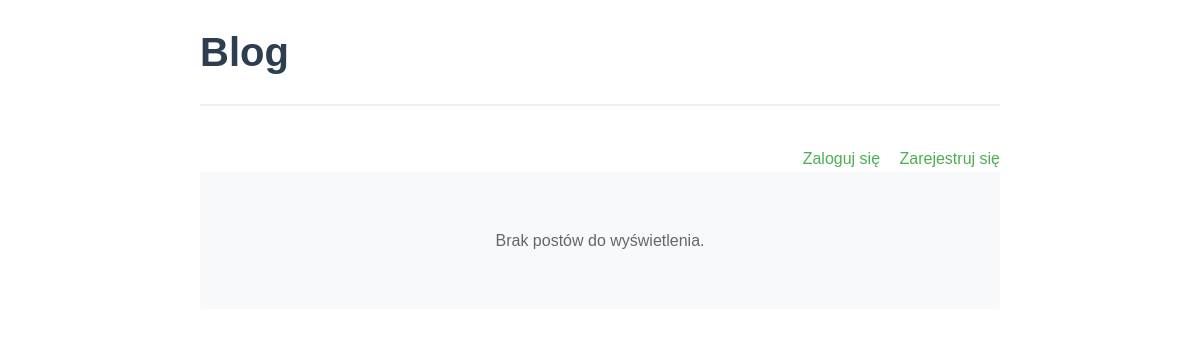
Before: / with the older database file.
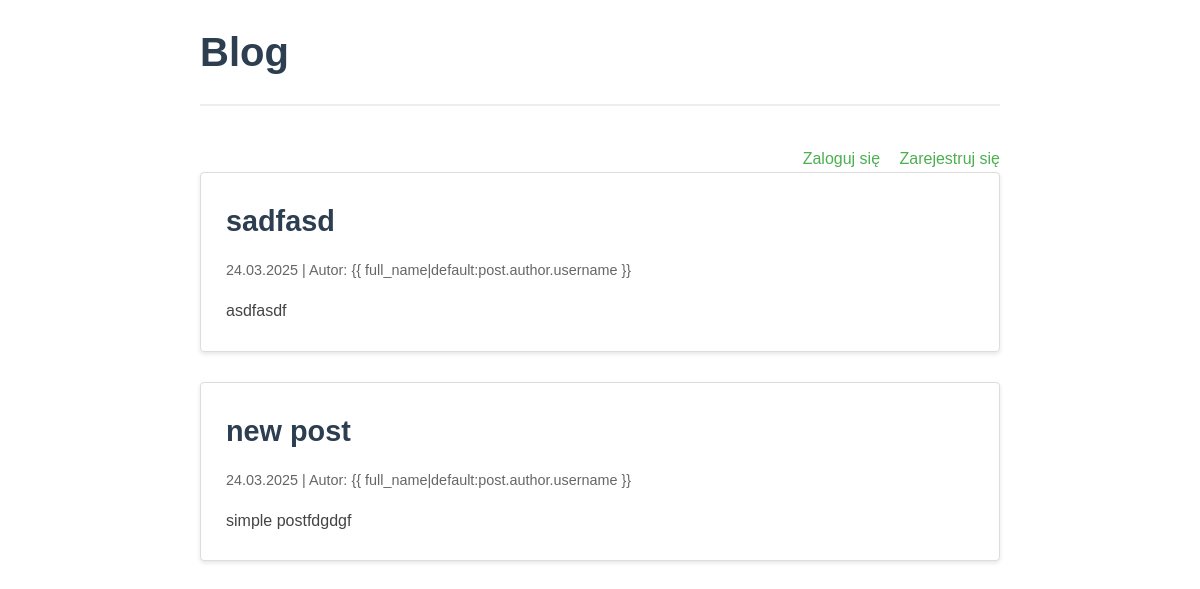
After: the same page with the newer database file.
### blog/models.py (models this page shows, shortened)
class Post(models.Model):
    title = models.CharField(max_length=200, verbose_name='Tytuł')
    slug = models.SlugField(max_length=200, unique=True, blank=True, verbose_name='Slug')
    content = models.TextField(verbose_name='Treść')
    author = models.ForeignKey(User, on_delete=models.CASCADE, verbose_name='Autor')
    created_at = models.DateTimeField(auto_now_add=True, verbose_name='Data utworzenia')
    updated_at = models.DateTimeField(auto_now=True, verbose_name='Data aktualizacji')
    published = models.BooleanField(default=False, verbose_name='Opublikowany')
    image = models.ImageField(upload_to='blog_images/', null=True, blank=True, verbose_name='Obraz')
    class Meta:
        ordering = ['-created_at']
        verbose_name = 'Post'
        verbose_name_plural = 'Posty'

### blog/views.py (the view)
# urls.py: path('', views.post_list, name='post_list'),
def post_list(request):
    posts = Post.objects.filter(published=True).order_by('-created_at')
    return render(request, 'blog/post_list.html', {'posts': posts})

### blog/templates/blog/post_list.html (shortened to what this page needs)
<!DOCTYPE html>
<html lang="pl">
  <head>
  </head>
  <body>
    <header>
      <h1>Blog</h1>
    </header>
    <main>
      {% if user.is_authenticated %}
      <div class="user-actions">
        <a href="{% url 'blog:post_new' %}" class="new-post-button">
          Dodaj nowy post
        </a>
        <a href="{% url 'users:dashboard' %}">Panel użytkownika</a>
        <a href="{% url 'users:logout' %}">Wyloguj się</a>
      </div>
      {% else %}
      <div class="user-actions">
        <a href="{% url 'users:login' %}">Zaloguj się</a>
        <a href="{% url 'users:register' %}">Zarejestruj się</a>
      </div>
      {% endif %} {% if posts %}
      <div class="posts">
        {% for post in posts %}
        <article class="post">
          <h2>
            <a href="{% url 'blog:post_detail' slug=post.slug %}">
              {{ post.title }}
            </a>
          </h2>
          <div class="post-meta">
            <time datetime="{{ post.created_at|date:'Y-m-d' }}">
              {{ post.created_at|date:'d.m.Y' }}
            </time>
            | Autor: {% with full_name=post.author.get_full_name %} {{
            full_name|default:post.author.username }} {% endwith %}
          </div>
          <div class="post-content">{{ post.content|truncatewords:50 }}</div>
        </article>
        {% endfor %}
      </div>
      {% else %}
      <div class="empty-message">
        <p>Brak postów do wyświetlenia.</p>
      </div>
      {% endif %}
    </main>
  </body>
</html>

### blog/templates/blog/post_list.html (style rules this page uses)
body { font-family: Arial, sans-serif; line-height: 1.6; max-width: 800px; margin: 0 auto; padding: 20px; color: #333; }
header { margin-bottom: 40px; padding-bottom: 20px; border-bottom: 2px solid #eee; }
h1 { margin: 0; color: #2c3e50; font-size: 2.5em; }
.posts { display: grid; gap: 30px; }
.post { background-color: white; border: 1px solid #ddd; border-radius: 4px; padding: 25px; box-shadow: 0 2px 4px rgba(0, 0, 0, 0.1); transition: transform 0.2s, box-shadow 0.2s; }
.post h2 { margin: 0 0 15px 0; font-size: 1.8em; }
.post h2 a { color: #2c3e50; text-decoration: none; }
.post-meta { color: #666; font-size: 0.9em; margin-bottom: 15px; }
.post-content { color: #444; line-height: 1.8; }
.user-actions { margin-top: 20px; text-align: right; }
.user-actions a { color: #4caf50; text-decoration: none; margin-left: 15px; }

Changed rows visible on the page:
added Post: title "sadfasd", created_at "24.03.2025", content "asdfasdf"
added Post: title "new post", created_at "24.03.2025", content "simple postfdgdgf"
Other visible differences:
text no longer shown: "Brak postów do wyświetlenia."
